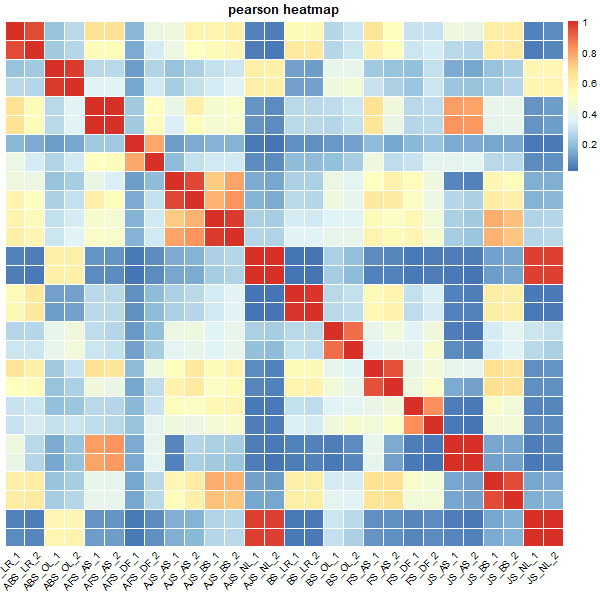

The R source for this figure:
#install.packages('devtools')
#library(devtools)
#install_github("raivokolde/pheatmap")

library(RColorBrewer)
library(pheatmap)


# change folder
setwd('./')
# set color
cc = colorRampPalette(rev(brewer.pal(n = 7, name = "RdYlBu")))


#####
# read file
data=read.delim(header=T,file='FPKM_28sample.txt',row.names = 1,sep="\t")

#remove row that (SD=0)：
#dat1 <- log10(data+1)
# matrix <- data[apply(data, 1, function(x) sd(x)!=0),]


p=cor(data,data,method='pearson')

write.table(p,file = "cor_pearson.txt",quote = F, sep = "\t")

#log10(fpkm+1)


# plot heatmap                                   
h=pheatmap(p,main = "pearson heatmap",
           na_col = "grey",color=cc(100),
           cluster_rows =F,cluster_cols = F,
           show_colnames=T,show_rownames = F,
           #         cellwidth = 20, cellheight = 20,
           display_numbers=F,legend=T,angle_col = 45,treeheight_row = 15,treeheight_col = 15,border_color = "white") 

pdf("heatmap.pdf", height = 6, width = 6)
h
dev.off()

png("heatmap.png", height = 600, width = 600)
h
dev.off()

# memb <- cutree(h$tree_row, k = 10)
# write.table(memb,file='gene.group.xls',sep="\t",quote=F)
